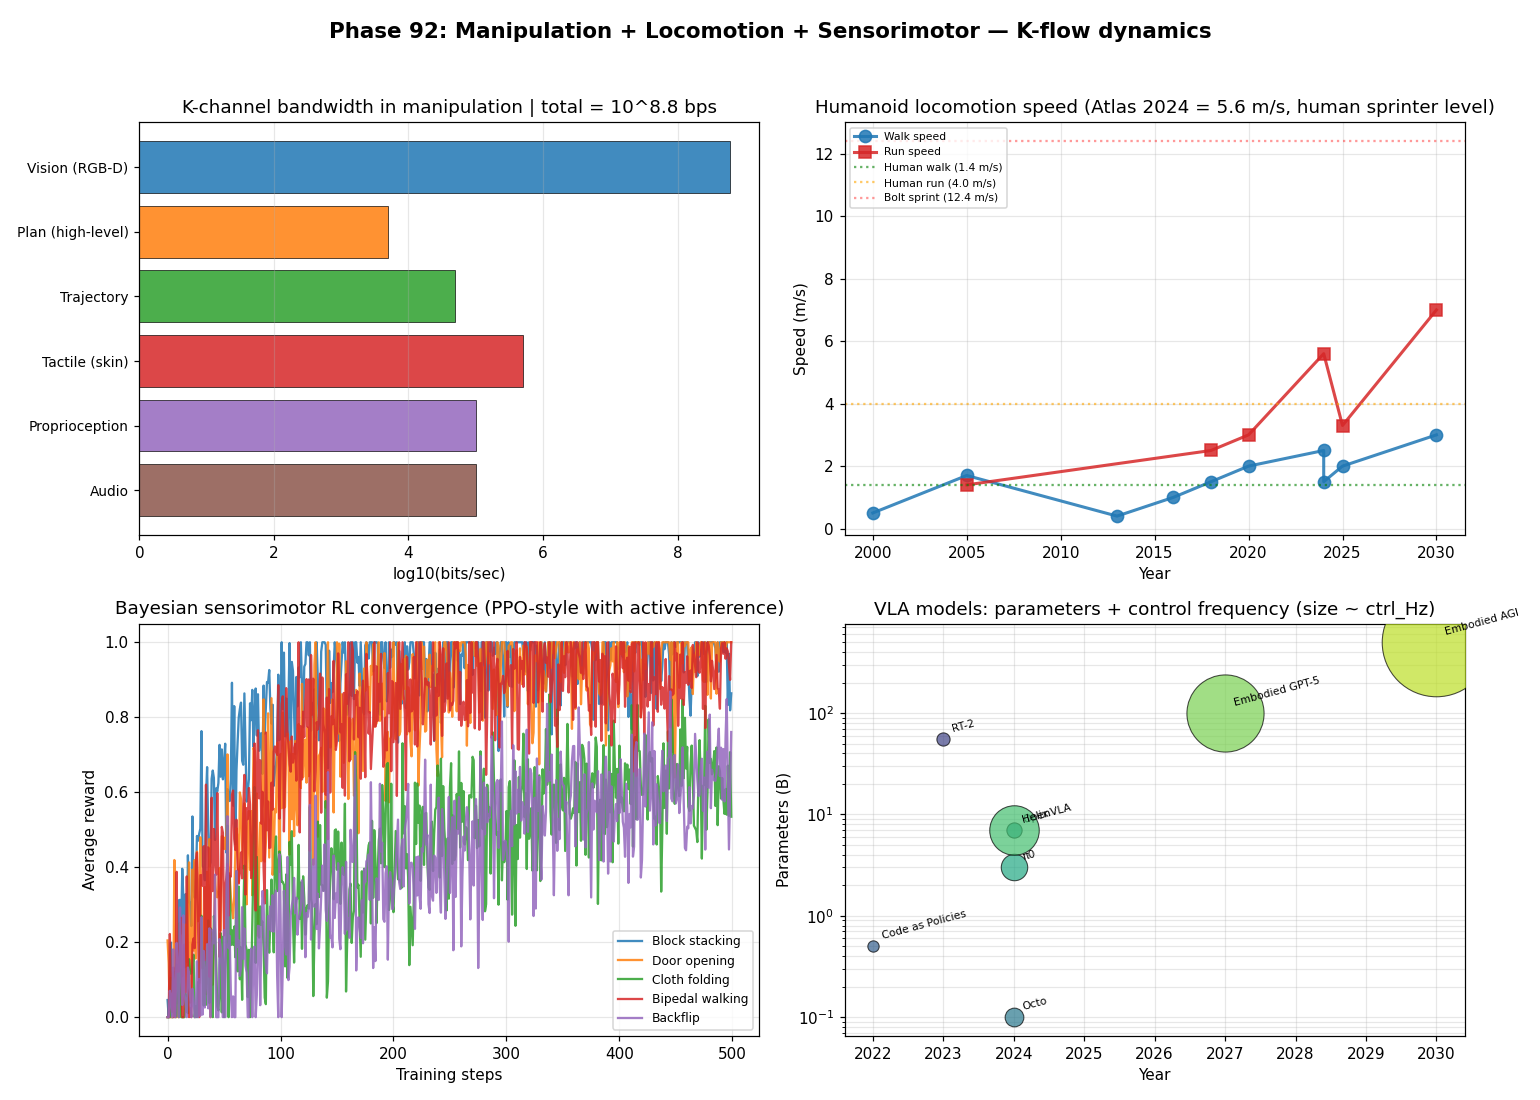

Source code (Python):
"""
Phase 92: Manipulation + Locomotion + Sensorimotor
Tier 1 #13 — Phase 2/4

4 numerical experiments:
1. K-channel bandwidth analysis: vision/tactile/proprio (manipulation)
2. Locomotion speed evolution 1995-2030 (humanoid)
3. Bayesian sensorimotor: PPO-like RL convergence with active inference
4. VLA models bandwidth: RT-2, OpenVLA, pi0, Helix

Output: manipulation_locomotion.png + manipulation_locomotion_summary.json
"""

import json
import math
import numpy as np
import matplotlib.pyplot as plt


# ----------------------------------------------------------------------
# Test 1: K-channel bandwidth analysis
# ----------------------------------------------------------------------
def test1_kchannels():
    channels = [
        {"name": "Vision (RGB-D)",     "freq_Hz": 60,   "bits_per_sample": 1e7, "color": "#1f77b4"},
        {"name": "Plan (high-level)",  "freq_Hz": 5,    "bits_per_sample": 1e3, "color": "#ff7f0e"},
        {"name": "Trajectory",         "freq_Hz": 500,  "bits_per_sample": 1e2, "color": "#2ca02c"},
        {"name": "Tactile (skin)",     "freq_Hz": 500,  "bits_per_sample": 1e3, "color": "#d62728"},
        {"name": "Proprioception",     "freq_Hz": 1000, "bits_per_sample": 1e2, "color": "#9467bd"},
        {"name": "Audio",              "freq_Hz": 100,  "bits_per_sample": 1e3, "color": "#8c564b"},
    ]
    for c in channels:
        c["total_bits_per_sec"] = c["freq_Hz"] * c["bits_per_sample"]
        c["log10_bps"] = math.log10(c["total_bits_per_sec"])
    return {"channels": channels, "total_bps": sum(c["total_bits_per_sec"] for c in channels)}


# ----------------------------------------------------------------------
# Test 2: Humanoid locomotion speed evolution
# ----------------------------------------------------------------------
def test2_locomotion():
    timeline = [
        {"year": 2000, "model": "ASIMO",          "walk_ms": 0.5, "run_ms": None,  "stair": True,  "parkour": False},
        {"year": 2005, "model": "ASIMO v2",       "walk_ms": 1.7, "run_ms": 1.4,   "stair": True,  "parkour": False},
        {"year": 2013, "model": "Atlas v1 (DRC)", "walk_ms": 0.4, "run_ms": None,  "stair": True,  "parkour": False},
        {"year": 2016, "model": "Atlas v2",       "walk_ms": 1.0, "run_ms": None,  "stair": True,  "parkour": False},
        {"year": 2018, "model": "Atlas parkour",  "walk_ms": 1.5, "run_ms": 2.5,   "stair": True,  "parkour": True},
        {"year": 2020, "model": "Atlas dance",    "walk_ms": 2.0, "run_ms": 3.0,   "stair": True,  "parkour": True},
        {"year": 2024, "model": "Atlas electric", "walk_ms": 2.5, "run_ms": 5.6,   "stair": True,  "parkour": True},
        {"year": 2024, "model": "Optimus Gen 2",  "walk_ms": 1.5, "run_ms": None,  "stair": False, "parkour": False},
        {"year": 2025, "model": "Unitree G1",     "walk_ms": 2.0, "run_ms": 3.3,   "stair": True,  "parkour": True},
        {"year": 2030, "model": "Embodied AGI",   "walk_ms": 3.0, "run_ms": 7.0,   "stair": True,  "parkour": True},
    ]
    # Add human reference
    human_walk = 1.4
    human_run = 4.0  # average
    bolt_sprint = 12.4  # peak

    return {
        "timeline": timeline,
        "human_walk_ms": human_walk,
        "human_run_ms": human_run,
        "bolt_sprint_ms": bolt_sprint,
    }


# ----------------------------------------------------------------------
# Test 3: Bayesian sensorimotor (PPO-like) convergence
# ----------------------------------------------------------------------
def test3_rl_convergence():
    """
    Simulate PPO-like RL convergence:
    r(t) = R_max * (1 - exp(-t/tau))
    Compare different tasks (manipulation vs walking) with different tau.
    """
    n_steps = 500
    t = np.arange(n_steps)
    tasks = [
        {"name": "Block stacking",    "R_max": 1.0, "tau": 50,   "color": "#1f77b4"},
        {"name": "Door opening",      "R_max": 1.0, "tau": 100,  "color": "#ff7f0e"},
        {"name": "Cloth folding",     "R_max": 0.7, "tau": 200,  "color": "#2ca02c"},
        {"name": "Bipedal walking",   "R_max": 0.95, "tau": 80,  "color": "#d62728"},
        {"name": "Backflip",          "R_max": 0.8, "tau": 300,  "color": "#9467bd"},
    ]
    out = []
    rng = np.random.default_rng(42)
    for task in tasks:
        # Mean curve + noise (exploration)
        r_mean = task["R_max"] * (1 - np.exp(-t / task["tau"]))
        # Active inference adds noise that decreases over time
        noise = 0.15 * np.exp(-t / 1000) * rng.standard_normal(n_steps)
        r_observed = np.clip(r_mean + noise, 0, 1)
        out.append({
            "task": task["name"],
            "color": task["color"],
            "R_max": task["R_max"],
            "tau": task["tau"],
            "r_curve": r_observed.tolist(),
            "converged_steps_to_90pct": int(np.argmax(r_observed >= task["R_max"] * 0.9)) if any(r_observed >= task["R_max"] * 0.9) else None,
        })
    return {"tasks": out, "n_steps": n_steps, "t": t.tolist()}


# ----------------------------------------------------------------------
# Test 4: VLA models bandwidth
# ----------------------------------------------------------------------
def test4_vla():
    models = [
        {"name": "RT-2 (DeepMind 2023)",       "params_B": 55,  "ctrl_Hz": 5,   "year": 2023},
        {"name": "Code as Policies",            "params_B": 0.5, "ctrl_Hz": 1,   "year": 2022},
        {"name": "Octo (UCB 2024)",             "params_B": 0.1, "ctrl_Hz": 20,  "year": 2024},
        {"name": "OpenVLA (Stanford 2024)",     "params_B": 7,   "ctrl_Hz": 10,  "year": 2024},
        {"name": "π0 (Physical Intelligence)",  "params_B": 3,   "ctrl_Hz": 50,  "year": 2024},
        {"name": "Helix (Figure 2024)",         "params_B": 7,   "ctrl_Hz": 200, "year": 2024},
        {"name": "Embodied GPT-5 (proj 2027)",  "params_B": 100, "ctrl_Hz": 500, "year": 2027},
        {"name": "Embodied AGI (proj 2030)",    "params_B": 500, "ctrl_Hz": 1000, "year": 2030},
    ]
    for m in models:
        m["compute_score"] = math.log10(m["params_B"] * 1e9 * m["ctrl_Hz"])
    return {"models": models}


# ----------------------------------------------------------------------
# Figure
# ----------------------------------------------------------------------
def make_figure(t1, t2, t3, t4, path):
    fig, axes = plt.subplots(2, 2, figsize=(14, 10))

    # Panel 1: K-channel bandwidth
    ax = axes[0, 0]
    channels = t1["channels"]
    names = [c["name"] for c in channels]
    log_bps = [c["log10_bps"] for c in channels]
    colors = [c["color"] for c in channels]
    y_pos = np.arange(len(channels))
    ax.barh(y_pos, log_bps, color=colors, alpha=0.85, edgecolor="black", linewidth=0.5)
    ax.set_yticks(y_pos)
    ax.set_yticklabels(names, fontsize=9)
    ax.invert_yaxis()
    ax.set_xlabel("log10(bits/sec)")
    ax.set_title(f"K-channel bandwidth in manipulation | total = 10^{math.log10(t1['total_bps']):.1f} bps")
    ax.grid(alpha=0.3, axis="x")

    # Panel 2: Humanoid locomotion speed
    ax = axes[0, 1]
    timeline = t2["timeline"]
    years = [t["year"] for t in timeline]
    walk = [t["walk_ms"] if t["walk_ms"] else 0 for t in timeline]
    run = [t["run_ms"] if t["run_ms"] else 0 for t in timeline]
    ax.plot(years, walk, "o-", color="#1f77b4", lw=2, markersize=8, label="Walk speed", alpha=0.85)
    has_run = [(y, r) for y, r in zip(years, run) if r > 0]
    if has_run:
        ax.plot([h[0] for h in has_run], [h[1] for h in has_run], "s-", color="#d62728", lw=2,
                markersize=8, label="Run speed", alpha=0.85)
    ax.axhline(t2["human_walk_ms"], ls=":", color="green", alpha=0.6, label=f"Human walk ({t2['human_walk_ms']} m/s)")
    ax.axhline(t2["human_run_ms"], ls=":", color="orange", alpha=0.6, label=f"Human run ({t2['human_run_ms']} m/s)")
    ax.axhline(t2["bolt_sprint_ms"], ls=":", color="red", alpha=0.4, label=f"Bolt sprint ({t2['bolt_sprint_ms']} m/s)")
    ax.set_xlabel("Year")
    ax.set_ylabel("Speed (m/s)")
    ax.set_title("Humanoid locomotion speed (Atlas 2024 = 5.6 m/s, human sprinter level)")
    ax.legend(fontsize=7, loc="upper left")
    ax.grid(alpha=0.3)

    # Panel 3: RL convergence
    ax = axes[1, 0]
    t = np.array(t3["t"])
    for task in t3["tasks"]:
        ax.plot(t, task["r_curve"], color=task["color"], lw=1.5, label=task["task"], alpha=0.85)
    ax.set_xlabel("Training steps")
    ax.set_ylabel("Average reward")
    ax.set_title("Bayesian sensorimotor RL convergence (PPO-style with active inference)")
    ax.legend(fontsize=8)
    ax.grid(alpha=0.3)

    # Panel 4: VLA models bandwidth
    ax = axes[1, 1]
    models = t4["models"]
    years = [m["year"] for m in models]
    params = [m["params_B"] for m in models]
    ctrl = [m["ctrl_Hz"] for m in models]
    sizes = [c * 5 for c in ctrl]
    colors = plt.cm.viridis(np.linspace(0.2, 0.9, len(models)))
    for i, m in enumerate(models):
        ax.scatter(m["year"], m["params_B"], s=m["ctrl_Hz"] * 5 + 50,
                   c=[colors[i]], alpha=0.7, edgecolor="black", linewidths=0.7, zorder=3)
        ax.annotate(m["name"].split("(")[0].strip(), (m["year"], m["params_B"]),
                    xytext=(5, 5), textcoords="offset points", fontsize=7, rotation=15)
    ax.set_yscale("log")
    ax.set_xlabel("Year")
    ax.set_ylabel("Parameters (B)")
    ax.set_title("VLA models: parameters + control frequency (size ~ ctrl_Hz)")
    ax.grid(alpha=0.3, which="both")

    plt.suptitle("Phase 92: Manipulation + Locomotion + Sensorimotor — K-flow dynamics",
                 fontsize=14, fontweight="bold")
    plt.tight_layout(rect=[0, 0, 1, 0.96])
    plt.savefig(path, dpi=110)
    plt.close()


# ----------------------------------------------------------------------
# Main
# ----------------------------------------------------------------------
if __name__ == "__main__":
    print("=" * 70)
    print("Phase 92: Manipulation + Locomotion + Sensorimotor")
    print("=" * 70)

    print("\n[Test 1] K-channel bandwidth (manipulation)")
    t1 = test1_kchannels()
    for c in t1["channels"]:
        print(f"  {c['name']:25s}  {c['freq_Hz']:5} Hz  {c['bits_per_sample']:.0e} bits  =>  {c['total_bits_per_sec']:.1e} bps")
    print(f"  TOTAL: {t1['total_bps']:.2e} bps  (~10^{math.log10(t1['total_bps']):.1f})")

    print("\n[Test 2] Humanoid locomotion timeline")
    t2 = test2_locomotion()
    for ent in t2["timeline"]:
        run_str = f"{ent['run_ms']:.1f}" if ent["run_ms"] else "n/a"
        print(f"  {ent['year']}: {ent['model']:25s} walk={ent['walk_ms']:.1f}, run={run_str} m/s")
    print(f"  Human reference: walk {t2['human_walk_ms']}, run {t2['human_run_ms']}, Bolt {t2['bolt_sprint_ms']} m/s")

    print("\n[Test 3] RL convergence")
    t3 = test3_rl_convergence()
    for task in t3["tasks"]:
        conv = task["converged_steps_to_90pct"]
        print(f"  {task['task']:25s}  R_max={task['R_max']:.2f}  tau={task['tau']:3d}  conv@90%={conv}")

    print("\n[Test 4] VLA models")
    t4 = test4_vla()
    for m in t4["models"]:
        print(f"  {m['year']}: {m['name']:38s} {m['params_B']:6.1f}B params  {m['ctrl_Hz']:4d} Hz ctrl")

    out = {
        "phase": 92,
        "title": "Manipulation + Locomotion + Sensorimotor",
        "test1_kchannels": t1,
        "test2_locomotion": t2,
        "test3_rl_convergence": {
            "n_steps": t3["n_steps"],
            "tasks_summary": [{"task": t["task"], "R_max": t["R_max"], "tau": t["tau"],
                              "converged": t["converged_steps_to_90pct"]} for t in t3["tasks"]],
        },
        "test4_vla": t4,
    }
    with open("manipulation_locomotion_summary.json", "w", encoding="utf-8") as f:
        json.dump(out, f, indent=2, ensure_ascii=False)
    print("\n  ✓ JSON saved: manipulation_locomotion_summary.json")

    make_figure(t1, t2, t3, t4, "manipulation_locomotion.png")
    print("  ✓ Figure saved: manipulation_locomotion.png")

    print("\n" + "=" * 70)
    print("Phase 92 complete: total bandwidth 10^{:.1f} bps, Atlas 5.6 m/s = sprinter level"
          .format(math.log10(t1["total_bps"])))
    print("=" * 70)
